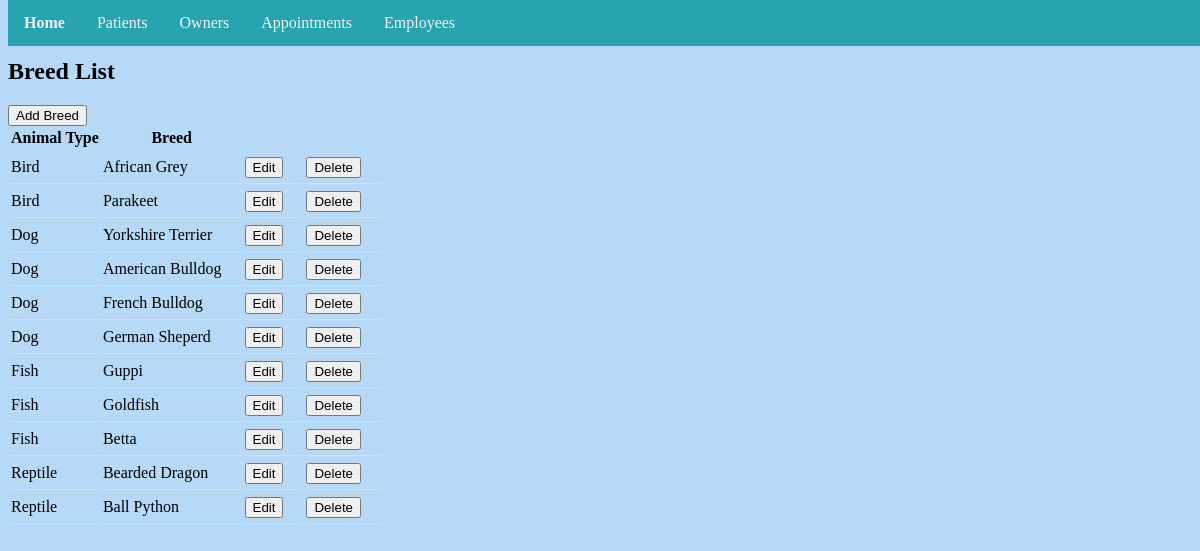
Page /patient/breed/list/ on the committed database.
### patient/models.py (models this page shows, shortened)
class Breed(models.Model):
    animal = models.ForeignKey(Animal, on_delete=models.CASCADE)
    breed = models.CharField(max_length=200, default='Unknown')
    class Meta:
        ordering = ['animal']

class Animal(models.Model):
    animal_type = models.CharField(max_length=200, default='Unkown')
    def __str__(self):
        return str(self.animal_type)
    class Meta:
        ordering = ['animal_type']

### patient/views.py (the view)
# urls.py: path('breed/list/', views.BreedList.as_view(), name='breedlist'),
class BreedList(ListView):
    model = Breed
    template_name = 'breed_list.html'

### templates/breed_list.html (shortened to what this page needs)
{% extends './base.html' %}
{% block content %}
<h2>Breed List</h2>
<a href="{% url 'patient:breedcreate' %}"><button class"btn">Add Breed</button></a>
<table id="breeds">
  <tr>
    <th>Animal Type</th>
    <th>Breed</th>
    <th> </th>
    <th> </th>
  </tr>
    {% for breed in breed_list %}
  <tr>
    <td>{{ breed.animal }}</td>
    <td>{{ breed.breed }}</td>
    <td><a href="{% url 'patient:breedupdate' breed.id %}"><button>Edit</button></a></td>
    <td><a href="{% url 'patient:breeddelete' breed.id %}"><button>Delete</button></a></td>
  </tr>
  {% endfor %}
</table>
{% endblock %}

### static/css/style.css (style rules this page uses)
body { background-image: url("images/background.jpg"); background-repeat: no-repeat; background-color: #b5d9f6; background-position: center; background-size: cover; padding-top: 30px; height: 2000px; }
.owners th, td { text-align: left; padding-right: 20px; padding-top: 5px; padding-bottom: 5px; border-bottom: 1px solid #ddd; }

### rows in the picture
Breed: animal "Bird", breed "African Grey"
Breed: animal "Bird", breed "Parakeet"
Breed: animal "Dog", breed "Yorkshire Terrier"
Breed: animal "Dog", breed "American Bulldog"
Breed: animal "Dog", breed "French Bulldog"
Breed: animal "Dog", breed "German Sheperd"
Breed: animal "Fish", breed "Guppi"
Breed: animal "Fish", breed "Goldfish"
Breed: animal "Fish", breed "Betta"
Breed: animal "Reptile", breed "Bearded Dragon"
Breed: animal "Reptile", breed "Ball Python"
